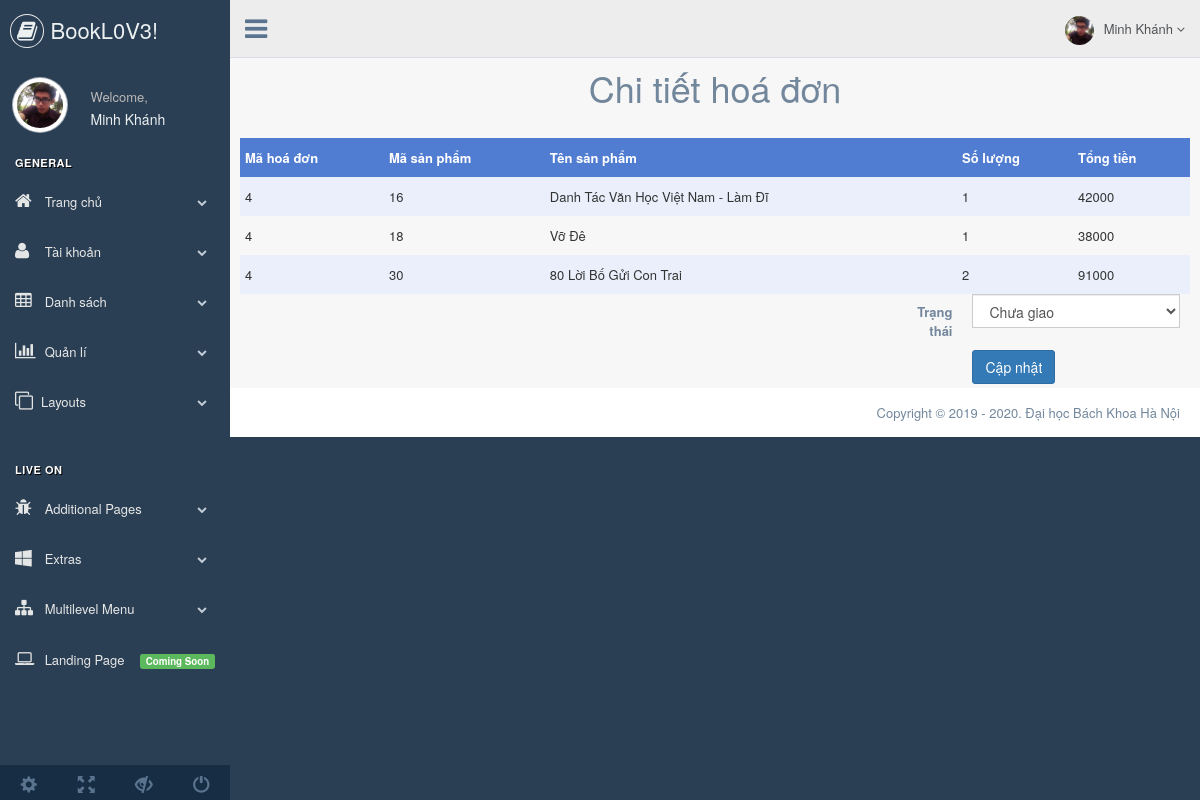
The page /index.php?c=admin_edit_bill&id_bill=4 (signed in) on the database its author committed.
### tables this page shows
CREATE TABLE `bill` (
  `id_bill` int(11) NOT NULL,
  `fullName` varchar(225) NOT NULL,
  `phone` varchar(15) NOT NULL,
  `email` varchar(50) NOT NULL,
  `address` varchar(225) NOT NULL,
  `date` date NOT NULL,
  `status` int(2) NOT NULL DEFAULT '0',
  `payments` varchar(100) NOT NULL,
  `total` varchar(100) NOT NULL,
  `Note` varchar(1024) NOT NULL
);

CREATE TABLE `billdetail` (
  `id_bill` int(11) NOT NULL,
  `id_product` int(11) NOT NULL,
  `number` int(11) NOT NULL,
  `total` int(11) NOT NULL
);

CREATE TABLE `product` (
  `id_product` int(11) NOT NULL,
  `nameProduct` varchar(50) NOT NULL,
  `id_category` int(11) NOT NULL,
  `id_author` int(11) NOT NULL,
  `id_pro` int(11) NOT NULL,
  `picture` varchar(225) NOT NULL,
  `descrip` text NOT NULL,
  `date` date NOT NULL,
  `price` int(11) NOT NULL,
  `sale` int(11) NOT NULL,
  `realPrice` int(11) NOT NULL
);

### application/controllers/admin_edit_bill.php (called while the page is built, shortened)
<?php
	class Admin_edit_bill extends Controller
	{
		private $billModel;
		function __construct()
		{
			require("application/models/bill_model.php");
			$this->billModel = new Bill;
		}
		function index()
		{
			$id = $_GET["id_bill"];
			$rs = $this->billModel->selectBillDetail($id);
			$bill = $this->billModel->selectBill($id);
			$view = array('index' => 'index' );
			$data = array('rs' => $rs, 'bill' => $bill );
			$this->view($view,$data,false,true);
		}
	}
 ?>

### bootstrap.php (called while the page is built, shortened)
<?php
	require("application/settings/init.php");
	require("application/core/controller.php");
	require("application/core/model.php");
	require("application/core/database.php");
	class Bootstrap
	{
		function Init()
		{
			$c = new $controller;
			$action = isset($_GET["a"]) ? $_GET["a"] : "index";
			$c->$action();
		}
	}
?>

### index.php (called while the page is built)
<?php
	require("bootstrap.php");
	$bootstrap = new Bootstrap();
	$bootstrap->Init();
?>

### application/settings/init.php (called while the page is built, shortened)
<?php
    $host = "localhost";
    $dbName = "booklove";
    $user = "root";
    $pass = "";
?>

### application/core/model.php (called while the page is built, shortened)
<?php
	class Model
	{
		function __construct()
		{
			$this->db = new Database();
		}
	}
?>

### application/models/bill_model.php (called while the page is built, shortened)
<?php
	class Bill extends Model
	{
		function selectBill($id = null)
		{
			if($id == null)
				$sql = "SELECT * FROM bill AS b ORDER BY b.date DESC";
			else
				$sql = "SELECT * FROM bill AS b WHERE id_bill = {$id} ORDER BY b.date DESC";
			$q = $this->db->QueryResult($sql);
			return $q->fetchAll(PDO::FETCH_CLASS);
		}
		function selectBillDetail($id = null)
		{
			if($id == null)
				$sql = "SELECT billdetail.*, product.nameProduct FROM billdetail, product where billdetail.id_product=product.id_product";
			else
				$sql = "SELECT billdetail.*, product.nameProduct FROM billdetail, product where billdetail.id_product=product.id_product and id_bill = {$id} ";
			$q = $this->db->QueryResult($sql);
			return $q->fetchAll(PDO::FETCH_CLASS);
		}
	}
 ?>

### application/core/database.php (called while the page is built, shortened)
<?php
	class Database
	{
		private $db;
		function __construct()
		{
			global $host,$dbName,$user,$pass;
			$this->db = new PDO("mysql:host=$host;dbname=$dbName;charset=UTF8","$user","$pass");
		}
		function QueryResult($sql)
		{
			$query = $this->db->prepare($sql);
			$query->execute();
			return $query;
		}
	}
?>

### application/views/admin_edit_bill/index.php (the view, shortened to what this page needs)
<div class="row mg text-center">
    <h1>Chi tiết hoá đơn</h1>
</div>
<div class="row">
    <table class="tb-format">
        <tbody class="panel-b">
            <tr class="tr-format text-center">
                <th class="pd-tb">Mã hoá đơn</th>
                <th class="pd-tb">Mã sản phẩm</th>
                <th class="pd-tb">Tên sản phẩm</th>
                <th class="pd-tb">Số lượng</th>
                <th class="pd-tb">Tổng tiền</th>
            </tr>
            <?php
                foreach ($rs as $key => $value) {
                    echo '
                    <tr>
                        <td class="pd-tb">'.$value->id_bill.'</td>
                        <td class="pd-tb">'.$value->id_product.'</td>
                        <td class="pd-tb">'.$value->nameProduct.'</td>
                        <td class="pd-tb">'.$value->number.'</td>
                        <td class="pd-tb">'.$value->total.'</td>
                    </tr>
                    ';
                }
            ?>
        </tbody>
    </table>
    <div class="row">
        <div class="col-md-4 col-md-offset-8">
            <form class="form-horizontal" method="post" action="?c=admin_edit_bill&a=updateBill&id_bill=<?php echo $_GET["id_bill"] ?>">
                <div class="form-group">
                    <label class="control-label col-sm-3">Trạng thái</label>
                    <div class="col-sm-9">
                        <select name="slStatus" class="form-control">
                            <?php
                                if($bill[0]->status == 0)
                                    $r = "Chưa giao";
                                else
                                    $r = "Đã giao";
                                echo '<option value="'.$bill[0]->status.'">'.$r.'</option>';
                             ?>
                        </select>
                    </div>
                </div>
                <div class="form-group">
                    <div class="col-sm-9 col-sm-offset-3">
                        <button class="btn btn-primary" type="submit">Cập nhật</button>
                    </div>
                </div>
            </form>
        </div>
    </div>
</div>

### application/core/controller.php (shortened to what this page needs)
<?php
	class Controller
	{
		function view($viewname, $data = null, $uselayout = true, $rolelayout = false)
		{
			global $app_path,$contr_path,$view_path,$model_path;
			$controller_name = get_class($this);
			if($rolelayout)
			{
				require("$app_path/$view_path/shared/adminHeader.php");
			}
			if($viewname != null)
			{
				foreach ($viewname as $key => $value) {
					if(strpos($key,"page") !== false)
					{
						require("$app_path/$view_path/shared/".strtolower($value).".php");
					}
					else
					{
						require("$app_path/$view_path/$controller_name/".strtolower($value).".php");
					}
				}
			}
			if($rolelayout)
			{
				require("$app_path/$view_path/shared/adminFooter.php");
			}
		}
	}
?>

### public/assets/css/myCss.css (style rules this page uses)
.mg { margin-bottom:20px; margin-top:20px; }
.tb-format { color: #333333; width: 100%; border-collapse: collapse; }
.tr-format { color: White; background-color: #507CD1; font-weight: bold; }
tr:nth-child(even) td { background: #EAEFFB }
.pd-tb { padding: 10px 0 10px 5px; }

### rows shown on the page
bill: slStatus "Chưa giao"
billdetail: id_bill "4", id_product "16", id_product.nameProduct "Danh Tác Văn Học Việt Nam - Làm Đĩ", number "1", total "42000"
billdetail: id_bill "4", id_product "18", id_product.nameProduct "Vỡ Đê", number "1", total "38000"
billdetail: id_bill "4", id_product "30", id_product.nameProduct "80 Lời Bố Gửi Con Trai", number "2", total "91000"

### other values the page prints
$_SESSION["userInfo"][0]->firstName "Minh Khánh"
